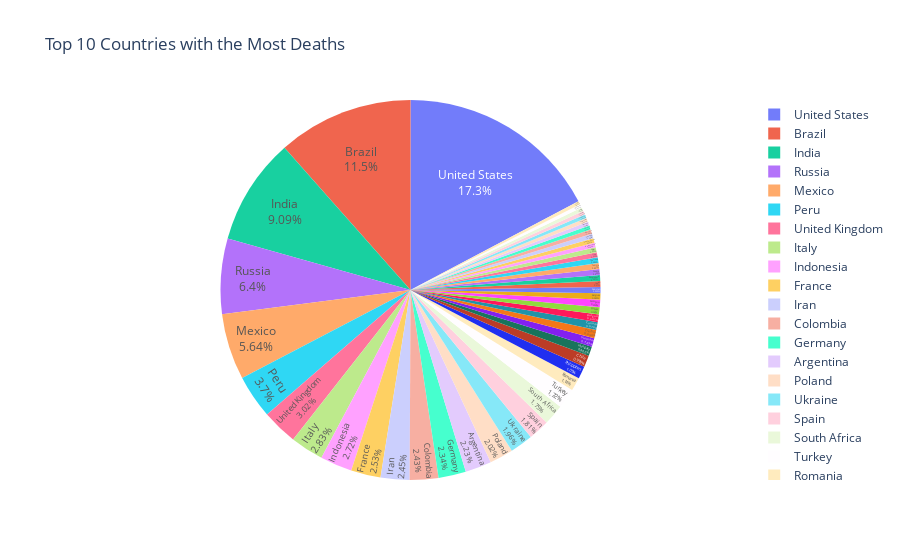

This figure's notebook cell:
### Code cell
# pie chart showing a closer look of the top 10 countries with the highest number of deaths  
fig = px.pie(sorted_max_50deaths_df, values='max_total_deaths', names='location',labels='location', title='Top 10 Countries with the Most Deaths',opacity=0.9)
fig.update_traces(textposition='inside', textinfo='percent+label')
fig.show()

### Figure 1 — Plotly figure (JSON) as saved in the notebook; plotly's stock layout.template omitted (floating-point values rounded to 4 significant figures)
{"data": [{"domain": {"x": [0, 1], "y": [0, 1]}, "hovertemplate": "location=%{label}<br>max_total_deaths=%{value}<extra></extra>", "labels": ["United States", "Brazil", "India", "Russia", "Mexico", "Peru", "United Kingdom", "Italy", "Indonesia", "France", "Iran", "Colombia", "Germany", "Argentina", "Poland", "Ukraine", "Spain", "South Africa", "Turkey", "Romania", "Philippines", "Chile", "Hungary", "Vietnam", "Czechia", "Canada", "Bulgaria", "Ecuador", "Malaysia", "Belgium", "Pakistan", "Japan", "Bangladesh", "Greece", "Tunisia", "Thailand", "Iraq", "Egypt", "Netherlands", "South Korea", "Portugal", "Bolivia", "Slovakia", "Myanmar", "Kazakhstan", "Paraguay", "Sweden", "Austria", "Guatemala", "Georgia"], "legendgroup": "", "name": "", "opacity": 0.9, "showlegend": true, "textinfo": "percent+label", "textposition": "inside", "type": "pie", "values": [991254, 662891, 522223, 367366, 324129, 212742, 173518, 162688, 156100, 145129, 140975, 139778, 134185, 128344, 115948, 112459, 103721, 100303, 98691, 65427, 60182, 57375, 46048, 43013, 40083, 38849, 36854, 35581, 35499, 31319, 30369, 29305, 29127, 28867, 28533, 27899, 25205, 24613, 22313, 22243, 22162, 21908, 19839, 19434, 19013, 18795, 18689, 18047, 17520, 16800]}], "layout": {"legend": {"tracegroupgap": 0}, "title": {"text": "Top 10 Countries with the Most Deaths"}}}
